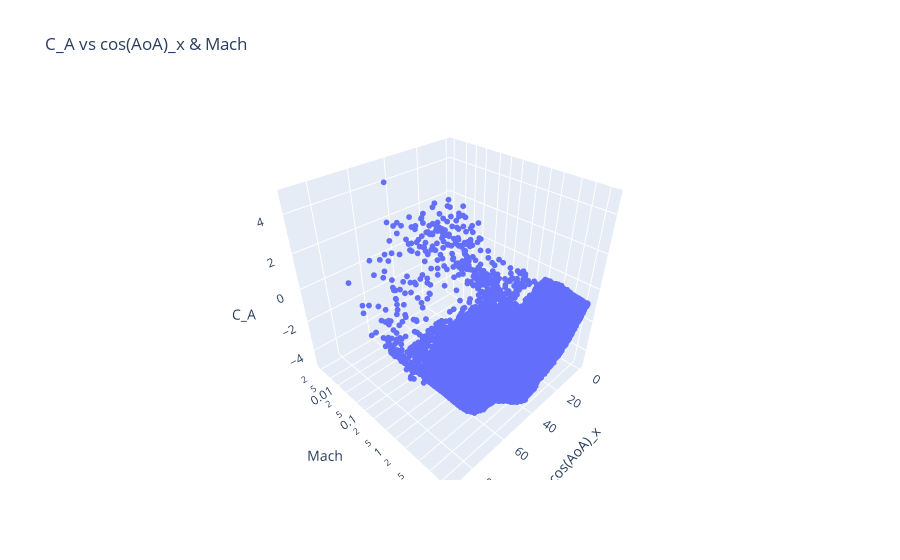
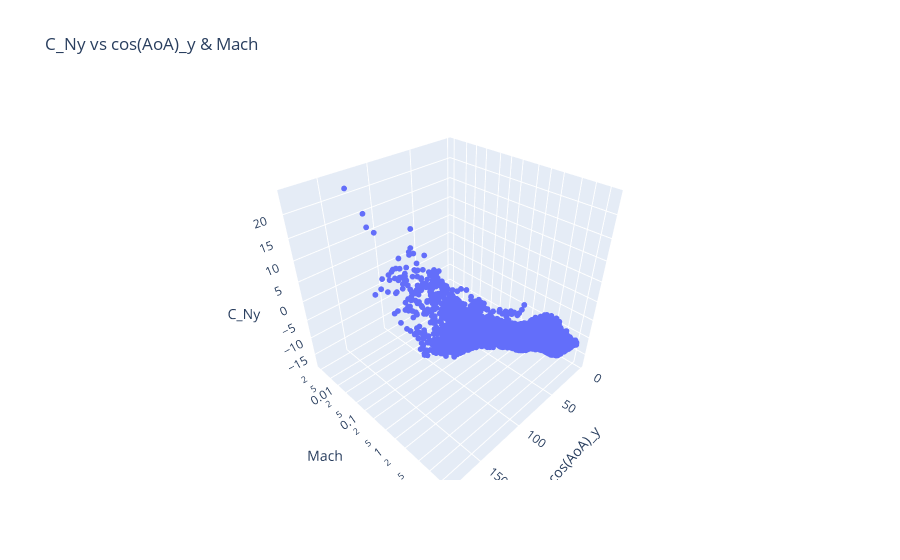
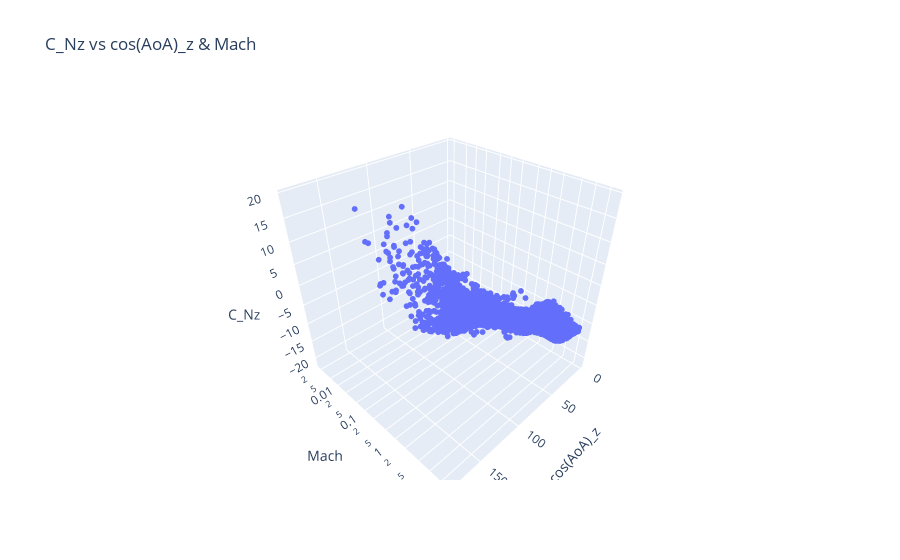

Write notebook code for charts like these, in order.
### Code cell
# —————————————————————————————————————
# 1) C_A vs cos_AoA_x & Mach
# —————————————————————————————————————
fig1 = go.Figure(data=go.Scatter3d(
    x=np.rad2deg(np.arccos(cos_AoA_x)),
    y=mach_samples,
    z=C_A,
    mode='markers',
    marker=dict(size=2)
))
fig1.update_layout(
    title="C_A vs cos(AoA)_x & Mach",
    scene=dict(
        xaxis_title="cos(AoA)_x",
        yaxis=dict(
            title="Mach",
            type="log"
        ),
        zaxis_title="C_A"
    )
)
fig1.show()


# —————————————————————————————————————
# 2) C_Ny vs cos_AoA_y & Mach
# —————————————————————————————————————
fig2 = go.Figure(data=go.Scatter3d(
    x=np.rad2deg(np.arccos(cos_AoA_y)),
    y=mach_samples,
    z=C_Ny,
    mode='markers',
    marker=dict(size=2)
))
fig2.update_layout(
    title="C_Ny vs cos(AoA)_y & Mach",
    scene=dict(
        xaxis_title="cos(AoA)_y",
        yaxis=dict(
            title="Mach",
            type="log"
        ),
        zaxis_title="C_Ny"
    )
)
fig2.show()


# —————————————————————————————————————
# 3) C_Nz vs cos_AoA_z & Mach
# —————————————————————————————————————
fig3 = go.Figure(data=go.Scatter3d(
    x=np.rad2deg(np.arccos(cos_AoA_z)),
    y=mach_samples,
    z=C_Nz,
    mode='markers',
    marker=dict(size=2)
))
fig3.update_layout(
    title="C_Nz vs cos(AoA)_z & Mach",
    scene=dict(
        xaxis_title="cos(AoA)_z",
        yaxis=dict(
            title="Mach",
            type="log"
        ),
        zaxis_title="C_Nz"
    )
)
fig3.show()

### Figure 1 — Plotly figure (JSON) as saved in the notebook; plotly's stock layout.template omitted (floating-point values rounded to 4 significant figures; data arrays with more than 128 entries replaced by an {"elided": "..."} marker saying what was removed)
{"data": [{"marker": {"size": 2}, "mode": "markers", "type": "scatter3d", "x": {"elided": "10000 float values"}, "y": {"elided": "10000 float values"}, "z": {"elided": "10000 float values"}}], "layout": {"scene": {"xaxis": {"title": {"text": "cos(AoA)_x"}}, "yaxis": {"title": {"text": "Mach"}, "type": "log"}, "zaxis": {"title": {"text": "C_A"}}}, "title": {"text": "C_A vs cos(AoA)_x & Mach"}}}

### Figure 2 — Plotly figure (JSON) as saved in the notebook; plotly's stock layout.template omitted (floating-point values rounded to 4 significant figures; data arrays with more than 128 entries replaced by an {"elided": "..."} marker saying what was removed)
{"data": [{"marker": {"size": 2}, "mode": "markers", "type": "scatter3d", "x": {"elided": "10000 float values"}, "y": {"elided": "10000 float values"}, "z": {"elided": "10000 float values"}}], "layout": {"scene": {"xaxis": {"title": {"text": "cos(AoA)_y"}}, "yaxis": {"title": {"text": "Mach"}, "type": "log"}, "zaxis": {"title": {"text": "C_Ny"}}}, "title": {"text": "C_Ny vs cos(AoA)_y & Mach"}}}

### Figure 3 — Plotly figure (JSON) as saved in the notebook; plotly's stock layout.template omitted (floating-point values rounded to 4 significant figures; data arrays with more than 128 entries replaced by an {"elided": "..."} marker saying what was removed)
{"data": [{"marker": {"size": 2}, "mode": "markers", "type": "scatter3d", "x": {"elided": "10000 float values"}, "y": {"elided": "10000 float values"}, "z": {"elided": "10000 float values"}}], "layout": {"scene": {"xaxis": {"title": {"text": "cos(AoA)_z"}}, "yaxis": {"title": {"text": "Mach"}, "type": "log"}, "zaxis": {"title": {"text": "C_Nz"}}}, "title": {"text": "C_Nz vs cos(AoA)_z & Mach"}}}
